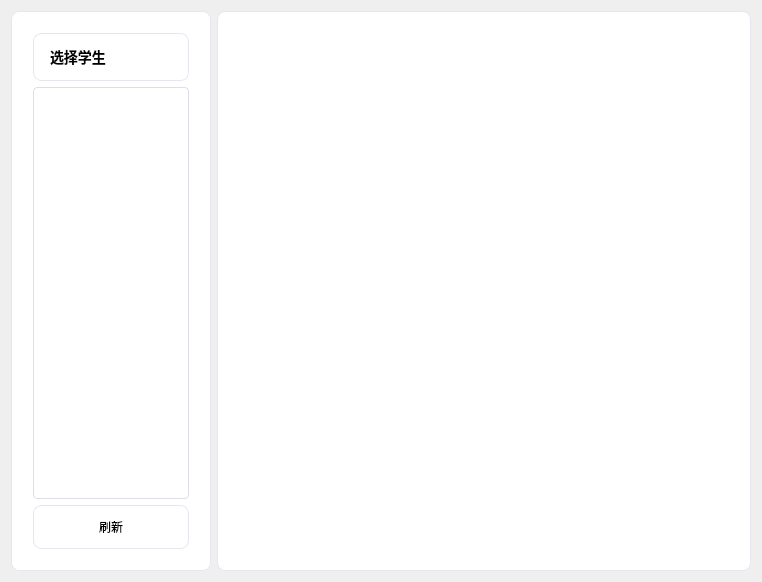
<?xml version="1.0" encoding="UTF-8"?>
<ui version="4.0">
 <class>page_two</class>
 <widget class="QWidget" name="page_two">
  <property name="geometry">
   <rect>
    <x>0</x>
    <y>0</y>
    <width>762</width>
    <height>582</height>
   </rect>
  </property>
  <property name="windowTitle">
   <string>Form</string>
  </property>
  <layout class="QHBoxLayout" name="horizontalLayout">
   <item>
    <widget class="QFrame" name="leftFrame">
     <property name="sizePolicy">
      <sizepolicy hsizetype="Maximum" vsizetype="Preferred">
       <horstretch>0</horstretch>
       <verstretch>0</verstretch>
      </sizepolicy>
     </property>
     <property name="maximumSize">
      <size>
       <width>200</width>
       <height>16777215</height>
      </size>
     </property>
     <property name="styleSheet">
      <string notr="true">
        background-color: white;
        border-radius: 8px;
        padding: 12px;
        border: 1px solid #e4e7ed;
      </string>
     </property>
     <layout class="QVBoxLayout" name="leftContentLayout">
      <item>
       <widget class="QLabel" name="labelTitle">
        <property name="styleSheet">
         <string notr="true">font-weight: bold; font-size: 14px;</string>
        </property>
        <property name="text">
         <string>选择学生</string>
        </property>
       </widget>
      </item>
      <item>
       <widget class="QListView" name="listView">
        <property name="styleSheet">
         <string notr="true">
           QListView {
             border: 1px solid #dcdfe6;
             border-radius: 4px;
             padding: 4px;
             background-color: #ffffff;
           }
           QListView::item {
             padding: 8px 12px;
             border-bottom: 1px solid #ebeef5;
           }
           QListView::item:hover {
             background-color: #f5f7fa;
           }
           QListView::item:selected {
             background-color: #ecf5ff;
             color: #409eff;
             border-left: 3px solid #409eff;
           }
         </string>
        </property>
       </widget>
      </item>
      <item>
       <widget class="PrimaryPushButton" name="pushButton">
        <property name="sizePolicy">
         <sizepolicy hsizetype="Preferred" vsizetype="Fixed">
          <horstretch>0</horstretch>
          <verstretch>0</verstretch>
         </sizepolicy>
        </property>
        <property name="minimumSize">
         <size>
          <width>0</width>
          <height>35</height>
         </size>
        </property>
        <property name="font">
         <font>
          <family>Microsoft YaHei</family>
         </font>
        </property>
        <property name="text">
         <string>刷新</string>
        </property>
        <property name="default">
         <bool>true</bool>
        </property>
       </widget>
      </item>
     </layout>
    </widget>
   </item>
   <item>
    <widget class="QFrame" name="chartWidget">
     <property name="styleSheet">
      <string notr="true">
        background-color: white;
        border-radius: 8px;
        padding: 16px;
        border: 1px solid #e4e7ed;
      </string>
     </property>
     <layout class="QVBoxLayout" name="chartLayout_2">
      <item>
       <layout class="QVBoxLayout" name="chartLayout"/>
      </item>
     </layout>
    </widget>
   </item>
  </layout>
 </widget>
 <customwidgets>
  <customwidget>
   <class>PrimaryPushButton</class>
   <extends>QPushButton</extends>
   <header>qfluentwidgets</header>
  </customwidget>
 </customwidgets>
 <resources/>
 <connections/>
</ui>
